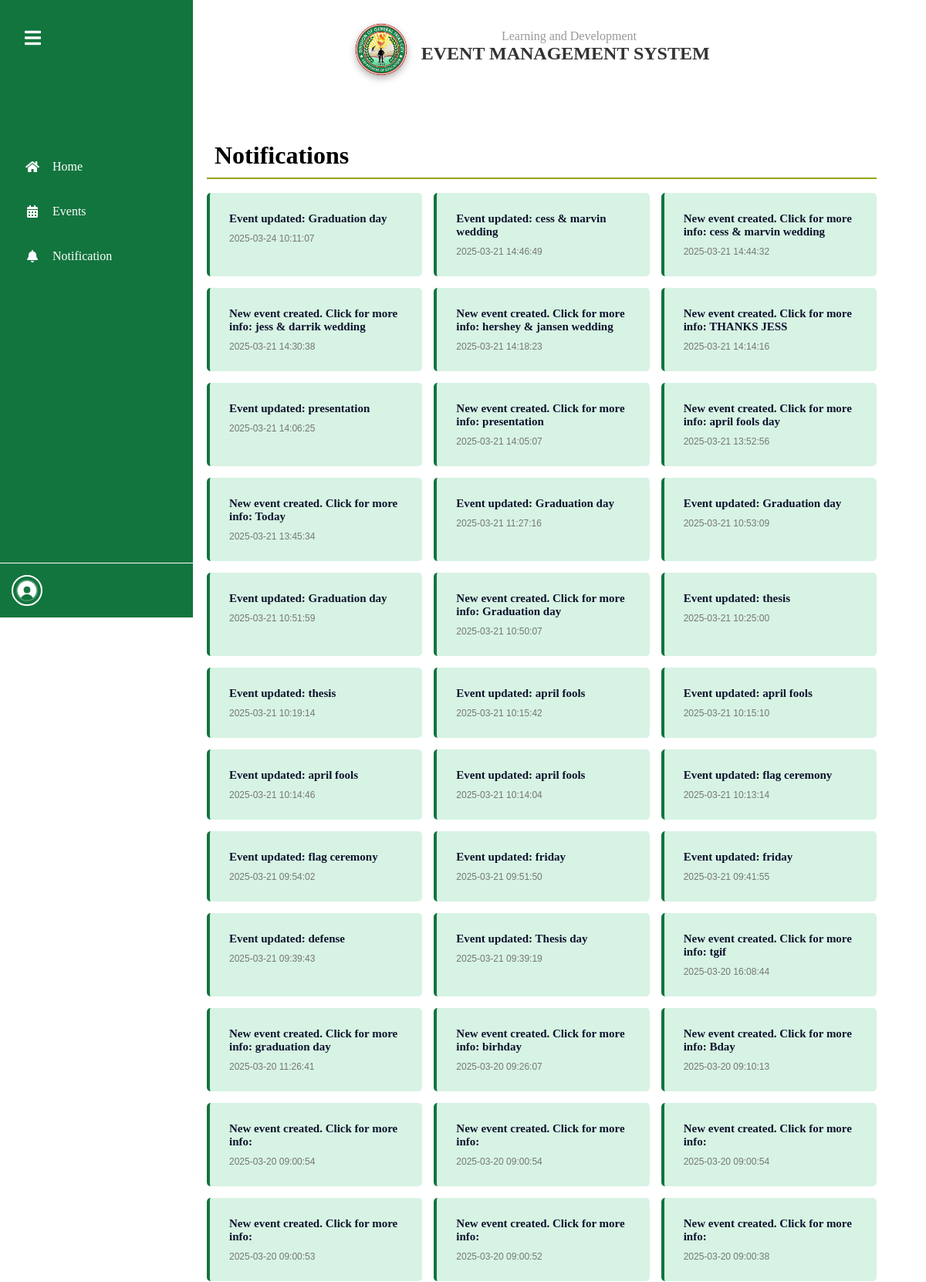
/user-notif.php (upper part), run on the app's committed database.
### tables this page shows
CREATE TABLE `notifications` (
  `id` int(11) NOT NULL,
  `user_id` int(11) DEFAULT NULL,
  `message` text NOT NULL,
  `created_at` datetime NOT NULL,
  `is_read` tinyint(1) DEFAULT 0,
  `notification_type` enum('user','admin') NOT NULL,
  `notification_subtype` varchar(50) DEFAULT NULL,
  `event_id` int(11) DEFAULT NULL
);

### user-notif.php (the view, shortened to what this page needs)
<?php
require_once 'config.php';
$notif_query = "SELECT id, message, created_at, is_read, notification_subtype, event_id
                FROM notifications
                WHERE notification_type = 'user'
                ORDER BY created_at DESC";
$notif_result = $conn->query($notif_query);
?>
<!DOCTYPE html>
<html>
<head>
    <link href="https://cdnjs.cloudflare.com/ajax/libs/font-awesome/5.15.3/css/all.min.css" rel="stylesheet">
    <link rel="stylesheet" href="">
</head>
<body>
    <div class="sidebar" id="sidebar">
    <div class="logo">
        <button id="toggleSidebar" class="toggle-btn">
            <i class="fas fa-bars"></i>
        </button>
    </div>
       <div class="menu">
        <a href="user-dashboard.php" >
            <i class="fas fa-home"></i>
            <span>Home</span>
        </a>
        <a href="user-events.php" >
            <i class="fas fa-calendar-alt"></i>
            <span>Events</span>
        </a>
        <a href="user-notif.php">
            <i class="fas fa-bell mr-3"></i>
            <span>Notification</span>
        </a>
        </div>
        <div class="user-profile" id="userProfileToggle">
            <div class="user-avatar"><img src="styles/photos/default.png"></div>
        </div>
    </div>
    <div class="content">
        <div class="content-header">
            <img src="styles/photos/DO-LOGO.png" width="70px" height="70px">
            <p>Learning and Development</p>
            <h1>EVENT MANAGEMENT SYSTEM</h1>
        </div><br><br><br><br><br>
        <div class="content-body">
            <h1>Notifications</h1>
            <hr><br>
    <div class="notification-card">
        <div class="notification-content">
            <?php
            if ($notif_result->num_rows > 0) {
                while ($row = $notif_result->fetch_assoc()) {
                    $notification_id = $row['id'];
                    $is_read = $row['is_read'] ? 'read' : 'unread';
                    $is_important = $row['is_read'] ? 'read' : 'important';
                    ?>
                    <div class="notifs <?php echo $is_important; ?>">
                        <?php
                        if (!empty($row['event_id']) && $row['notification_subtype'] == 'certificate') {
                            ?>
                            <a style="cursor: pointer;" class="events-btn <?php echo $is_read; ?>"
                            onclick="showModal('<?php echo $row['event_id']; ?>', '<?php echo addslashes(htmlspecialchars($row['message'])); ?>');">
                                <h3><?php echo htmlspecialchars($row['message']); ?></h3>
                                <small><?php echo $row['created_at']; ?></small>
                            </a>
                            <?php
                        } elseif (!empty($row['event_id']) && $row['notification_subtype'] == 'new_event') {
                            $redirect_url = "user-events.php?event_id=" . urlencode($row['event_id']);
                            ?>
                            <a class="events-btn <?php echo $is_read; ?>"
                               href="mark_notification_read.php?notification_id=<?php echo $notification_id; ?>&redirect=<?php echo urlencode($redirect_url); ?>">
                                <h3><?php echo htmlspecialchars($row['message']); ?></h3>
                                <small><?php echo $row['created_at']; ?></small>
                            </a>
                            <?php
                        } else {
                            $redirect_url = "user-notif.php?event_id=" . urlencode($row['event_id']);
                            ?>
                            <a class="events-btn <?php echo $is_read; ?>"
                               href="mark_notification_read.php?notification_id=<?php echo $notification_id; ?>&redirect=<?php echo urlencode($redirect_url); ?>">
                                <h3><?php echo htmlspecialchars($row['message']); ?></h3>
                                <small><?php echo $row['created_at']; ?></small>
                            </a>
                            <?php
                        }
                        ?>
                    </div>
                <?php }
            } else { ?>
                <p>No notifications found.</p>
            <?php } ?>
        </div>
    </div>
        </div>
    </div>
</body>
</html>

### user-notif.php (style rules this page uses)
* { margin: 0; padding: 0; box-sizing: border-box; font-family: Arial, sans-serif; }
body, html { height: 100%; }
.sidebar { position: fixed; width: 250px; height: 100vh; background-color: #12753E; color: #ffffff; padding: 2rem 1rem; display: flex; flex-direction: column; justify-content: flex-start; transition: width 0.3s ease; z-index: 999; }
.sidebar .logo { margin-bottom: 1rem; margin-left: 5%; display: flex; justify-content: space-between; align-items: center; }
.toggle-btn { background: none; border: none; color: white; font-size: 1.5rem; cursor: pointer; display: flex; align-items: center; justify-content: center; padding: 5px; border-radius: 4px; transition: background 0.2s; }
.sidebar .menu { margin-top: 50%; display: flex; flex-direction: column; flex-grow: 1; }
.sidebar .menu a { color: #ffffff; text-decoration: none; padding: 1rem; display: flex; align-items: center; font-size: 1rem; border-radius: 5px; transition: background 0.3s; font-family: Tilt Warp Regular; margin-bottom: .5rem; width: 100%; }
.sidebar .menu a span { margin-left: 0.5rem; transition: opacity 0.2s; font-family: Tilt Warp Regular; }
.sidebar .menu a i { margin-right: 0.5rem; min-width: 20px; text-align: center; }
.user-profile { padding: 15px; border-top: 1px solid white; display: flex; align-items: center; position: absolute; bottom: 0; left: 0; right: 0; background-color: #12753E; cursor: pointer; }
.user-avatar img { width: 40px; height: 40px; border-radius: 50%; border: 2px solid white; padding: 2px; display: flex; align-items: center; justify-content: center; margin-right: 10px; }
.content { flex: 1; background-color: #ffffff; padding: 4rem; margin-left: 17%; transition: margin-left 0.3s ease; }
.content { flex: 1; background-color: #ffffff; padding: 4rem; margin-left: 17%; }
.content-header h1 { font-size: 1.5rem; color: #333333; font-family: Wensley Demo; margin-left: 32%; }
.content-header p { color: #999; font-size: 1rem; margin-top: -3%; font-family: LT Cushion Light; margin-left: 44%; }
.content-header img { float: left; margin-left: 22%; margin-top: -1%; filter: drop-shadow(0px 4px 5px rgba(0, 0, 0, 0.3)); }
.content-body h1 { font-family: Montserrat; font-size: 2rem; padding: 10px; }
.content-body hr { border: 1px solid #95A613; }
.notification-card { display: flex; flex-direction: column; }
.notification-content { display: grid; grid-template-columns: repeat(3, 1fr); gap: 15px; flex: 1; }
.notifs { background-color: #d7f3e4; border-radius: 5px; padding: 25px; position: relative; transition: transform 0.2s; height: 100%; }
.notification-content h3 { font-size: 15px; margin-bottom: 5px; font-family: Montserrat; color:rgb(14, 19, 44); }
.events-btn { text-decoration: none; color: black; display: block; height: 100%; }
.notifs.important { background-color: #d7f3e4; border-left: 4px solid #12753E; }
.events-btn small { display: block; font-size: 12px; margin-top: 10px; color: #777; }

### data on the page
notifications: message "Event updated: Graduation day", created_at "2025-03-24 10:11:07"
notifications: message "Event updated: cess & marvin wedding", created_at "2025-03-21 14:46:49"
notifications: message "New event created. Click for more info: cess & marvin wedding", created_at "2025-03-21 14:44:32"
notifications: message "New event created. Click for more info: jess & darrik wedding", created_at "2025-03-21 14:30:38"
notifications: message "New event created. Click for more info: hershey & jansen wedding", created_at "2025-03-21 14:18:23"
notifications: message "New event created. Click for more info: THANKS JESS", created_at "2025-03-21 14:14:16"
notifications: message "Event updated: presentation", created_at "2025-03-21 14:06:25"
notifications: message "New event created. Click for more info: presentation", created_at "2025-03-21 14:05:07"
notifications: message "New event created. Click for more info: april fools day", created_at "2025-03-21 13:52:56"
notifications: message "New event created. Click for more info: Today", created_at "2025-03-21 13:45:34"
notifications: message "Event updated: Graduation day", created_at "2025-03-21 11:27:16"
notifications: message "Event updated: Graduation day", created_at "2025-03-21 10:53:09"
notifications: message "Event updated: Graduation day", created_at "2025-03-21 10:51:59"
notifications: message "New event created. Click for more info: Graduation day", created_at "2025-03-21 10:50:07"
notifications: message "Event updated: thesis", created_at "2025-03-21 10:25:00"
notifications: message "Event updated: thesis", created_at "2025-03-21 10:19:14"
notifications: message "Event updated: april fools", created_at "2025-03-21 10:15:42"
notifications: message "Event updated: april fools", created_at "2025-03-21 10:15:10"
notifications: message "Event updated: april fools", created_at "2025-03-21 10:14:46"
notifications: message "Event updated: april fools", created_at "2025-03-21 10:14:04"
notifications: message "Event updated: flag ceremony", created_at "2025-03-21 10:13:14"
notifications: message "Event updated: flag ceremony", created_at "2025-03-21 09:54:02"
notifications: message "Event updated: friday", created_at "2025-03-21 09:51:50"
notifications: message "Event updated: friday", created_at "2025-03-21 09:41:55"
notifications: message "Event updated: defense", created_at "2025-03-21 09:39:43"
notifications: message "Event updated: Thesis day", created_at "2025-03-21 09:39:19"
notifications: message "New event created. Click for more info: tgif", created_at "2025-03-20 16:08:44"
notifications: message "New event created. Click for more info: graduation day", created_at "2025-03-20 11:26:41"
notifications: message "New event created. Click for more info: birhday", created_at "2025-03-20 09:26:07"
notifications: message "New event created. Click for more info: Bday", created_at "2025-03-20 09:10:13"
notifications: message "New event created. Click for more info:", created_at "2025-03-20 09:00:54"
notifications: message "New event created. Click for more info:", created_at "2025-03-20 09:00:54"
notifications: message "New event created. Click for more info:", created_at "2025-03-20 09:00:54"
notifications: message "New event created. Click for more info:", created_at "2025-03-20 09:00:53"
notifications: message "New event created. Click for more info:", created_at "2025-03-20 09:00:52"
notifications: message "New event created. Click for more info:", created_at "2025-03-20 09:00:38"
